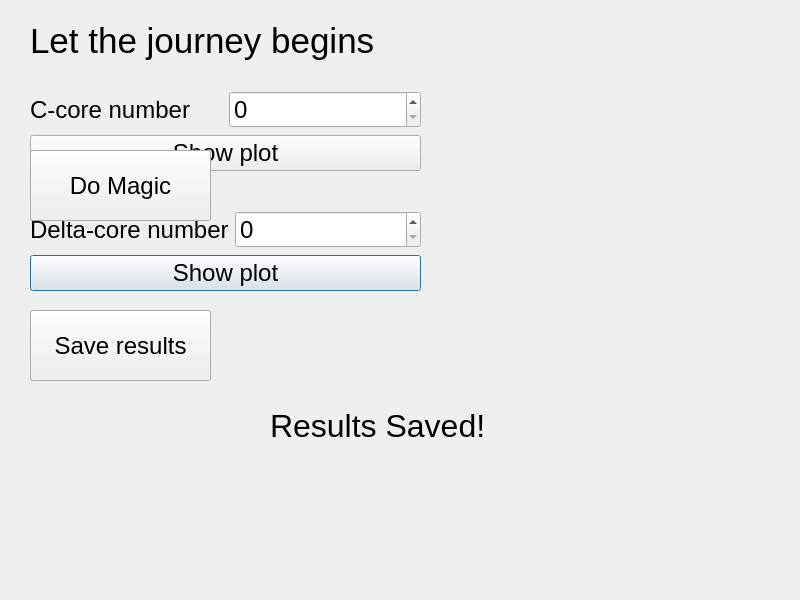
<?xml version="1.0" encoding="UTF-8"?>
<ui version="4.0">
 <class>Dialog</class>
 <widget class="QDialog" name="Dialog">
  <property name="geometry">
   <rect>
    <x>0</x>
    <y>0</y>
    <width>800</width>
    <height>600</height>
   </rect>
  </property>
  <property name="font">
   <font>
    <pointsize>18</pointsize>
   </font>
  </property>
  <property name="windowTitle">
   <string>Plot</string>
  </property>
  <widget class="QWidget" name="layoutWidget_2">
   <property name="geometry">
    <rect>
     <x>30</x>
     <y>210</y>
     <width>391</width>
     <height>84</height>
    </rect>
   </property>
   <layout class="QVBoxLayout" name="verticalLayout_2">
    <item>
     <layout class="QHBoxLayout" name="horizontalLayout_2">
      <item>
       <widget class="QLabel" name="Number_2">
        <property name="text">
         <string>Delta-core number</string>
        </property>
       </widget>
      </item>
      <item>
       <widget class="QSpinBox" name="spinBox_2">
        <property name="maximum">
         <number>6</number>
        </property>
       </widget>
      </item>
     </layout>
    </item>
    <item>
     <widget class="QPushButton" name="pushButton_2">
      <property name="text">
       <string>Show plot</string>
      </property>
     </widget>
    </item>
   </layout>
  </widget>
  <widget class="QWidget" name="layoutWidget">
   <property name="geometry">
    <rect>
     <x>30</x>
     <y>90</y>
     <width>391</width>
     <height>84</height>
    </rect>
   </property>
   <layout class="QVBoxLayout" name="verticalLayout">
    <item>
     <layout class="QHBoxLayout" name="horizontalLayout">
      <item>
       <widget class="QLabel" name="Number">
        <property name="text">
         <string>C-core number</string>
        </property>
       </widget>
      </item>
      <item>
       <widget class="QSpinBox" name="spinBox">
        <property name="maximum">
         <number>6</number>
        </property>
       </widget>
      </item>
     </layout>
    </item>
    <item>
     <widget class="QPushButton" name="pushButton">
      <property name="text">
       <string>Show plot</string>
      </property>
     </widget>
    </item>
   </layout>
  </widget>
  <widget class="QPushButton" name="File">
   <property name="geometry">
    <rect>
     <x>30</x>
     <y>150</y>
     <width>181</width>
     <height>71</height>
    </rect>
   </property>
   <property name="text">
    <string>Do Magic</string>
   </property>
  </widget>
  <widget class="QLabel" name="Title">
   <property name="geometry">
    <rect>
     <x>30</x>
     <y>20</y>
     <width>741</width>
     <height>42</height>
    </rect>
   </property>
   <property name="font">
    <font>
     <pointsize>26</pointsize>
    </font>
   </property>
   <property name="text">
    <string>Let the journey begins</string>
   </property>
  </widget>
  <widget class="QPushButton" name="Save">
   <property name="geometry">
    <rect>
     <x>30</x>
     <y>310</y>
     <width>181</width>
     <height>71</height>
    </rect>
   </property>
   <property name="text">
    <string>Save results</string>
   </property>
  </widget>
  <widget class="QLabel" name="Result">
   <property name="geometry">
    <rect>
     <x>270</x>
     <y>390</y>
     <width>231</width>
     <height>71</height>
    </rect>
   </property>
   <property name="font">
    <font>
     <pointsize>24</pointsize>
    </font>
   </property>
   <property name="text">
    <string>Results Saved!</string>
   </property>
  </widget>
 </widget>
 <resources/>
 <connections/>
</ui>
